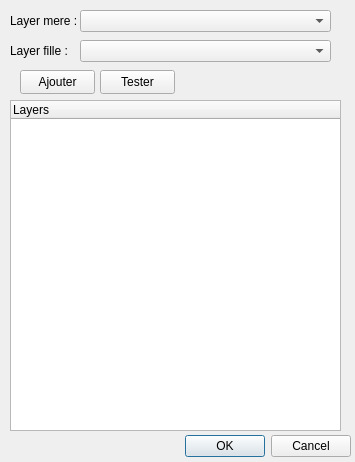
<ui version="4.0" >
 <class>Dialog</class>
 <widget class="QDialog" name="Dialog" >
  <property name="geometry" >
   <rect>
    <x>0</x>
    <y>0</y>
    <width>355</width>
    <height>462</height>
   </rect>
  </property>
  <property name="windowTitle" >
   <string>Dialog</string>
  </property>
  <widget class="QDialogButtonBox" name="buttonBox" >
   <property name="geometry" >
    <rect>
     <x>10</x>
     <y>430</y>
     <width>341</width>
     <height>32</height>
    </rect>
   </property>
   <property name="orientation" >
    <enum>Qt::Horizontal</enum>
   </property>
   <property name="standardButtons" >
    <set>QDialogButtonBox::Cancel|QDialogButtonBox::NoButton|QDialogButtonBox::Ok</set>
   </property>
  </widget>
  <widget class="QTreeWidget" name="treeLayer" >
   <property name="geometry" >
    <rect>
     <x>10</x>
     <y>100</y>
     <width>331</width>
     <height>331</height>
    </rect>
   </property>
   <column>
    <property name="text" >
     <string>Layers</string>
    </property>
   </column>
  </widget>
  <widget class="QComboBox" name="layerMereCombo" >
   <property name="geometry" >
    <rect>
     <x>80</x>
     <y>10</y>
     <width>251</width>
     <height>22</height>
    </rect>
   </property>
  </widget>
  <widget class="QLabel" name="label" >
   <property name="geometry" >
    <rect>
     <x>10</x>
     <y>10</y>
     <width>71</width>
     <height>21</height>
    </rect>
   </property>
   <property name="text" >
    <string>Layer mere : </string>
   </property>
  </widget>
  <widget class="QComboBox" name="layerFilleCombo" >
   <property name="geometry" >
    <rect>
     <x>80</x>
     <y>40</y>
     <width>251</width>
     <height>22</height>
    </rect>
   </property>
  </widget>
  <widget class="QLabel" name="label_2" >
   <property name="geometry" >
    <rect>
     <x>10</x>
     <y>40</y>
     <width>71</width>
     <height>21</height>
    </rect>
   </property>
   <property name="text" >
    <string>Layer fille : </string>
   </property>
  </widget>
  <widget class="QPushButton" name="ajouter" >
   <property name="geometry" >
    <rect>
     <x>20</x>
     <y>70</y>
     <width>75</width>
     <height>24</height>
    </rect>
   </property>
   <property name="text" >
    <string>Ajouter</string>
   </property>
  </widget>
  <widget class="QPushButton" name="test" >
   <property name="geometry" >
    <rect>
     <x>100</x>
     <y>70</y>
     <width>75</width>
     <height>24</height>
    </rect>
   </property>
   <property name="text" >
    <string>Tester</string>
   </property>
  </widget>
 </widget>
 <resources/>
 <connections>
  <connection>
   <sender>buttonBox</sender>
   <signal>accepted()</signal>
   <receiver>Dialog</receiver>
   <slot>accept()</slot>
   <hints>
    <hint type="sourcelabel" >
     <x>248</x>
     <y>254</y>
    </hint>
    <hint type="destinationlabel" >
     <x>157</x>
     <y>274</y>
    </hint>
   </hints>
  </connection>
  <connection>
   <sender>buttonBox</sender>
   <signal>rejected()</signal>
   <receiver>Dialog</receiver>
   <slot>reject()</slot>
   <hints>
    <hint type="sourcelabel" >
     <x>316</x>
     <y>260</y>
    </hint>
    <hint type="destinationlabel" >
     <x>286</x>
     <y>274</y>
    </hint>
   </hints>
  </connection>
 </connections>
</ui>
